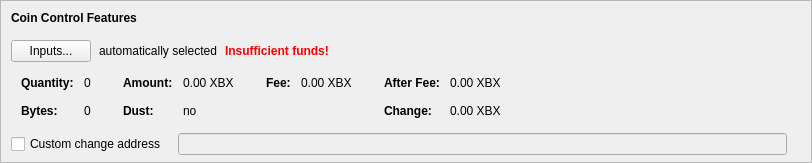
    <widget class="QFrame" name="frameCoinControl">
     <property name="sizePolicy">
      <sizepolicy hsizetype="Expanding" vsizetype="Expanding">
       <horstretch>0</horstretch>
       <verstretch>0</verstretch>
      </sizepolicy>
     </property>
     <property name="maximumSize">
      <size>
       <width>16777215</width>
       <height>16777215</height>
      </size>
     </property>
     <property name="frameShape">
      <enum>QFrame::StyledPanel</enum>
     </property>
     <property name="frameShadow">
      <enum>QFrame::Sunken</enum>
     </property>
     <layout class="QVBoxLayout" name="verticalLayoutCoinControl2">
      <property name="spacing">
       <number>0</number>
      </property>
      <property name="leftMargin">
       <number>0</number>
      </property>
      <property name="topMargin">
       <number>0</number>
      </property>
      <property name="rightMargin">
       <number>0</number>
      </property>
      <property name="bottomMargin">
       <number>6</number>
      </property>
      <item>
       <layout class="QVBoxLayout" name="verticalLayoutCoinControl" stretch="0,0,0,0,1">
        <property name="spacing">
         <number>0</number>
        </property>
        <property name="leftMargin">
         <number>10</number>
        </property>
        <property name="topMargin">
         <number>10</number>
        </property>
        <item>
         <layout class="QHBoxLayout" name="horizontalLayoutCoinControl1">
          <property name="bottomMargin">
           <number>15</number>
          </property>
          <item>
           <widget class="QLabel" name="labelCoinControlFeatures">
            <property name="sizePolicy">
             <sizepolicy hsizetype="Preferred" vsizetype="Maximum">
              <horstretch>0</horstretch>
              <verstretch>0</verstretch>
             </sizepolicy>
            </property>
            <property name="font">
             <font>
              <weight>75</weight>
              <bold>true</bold>
             </font>
            </property>
            <property name="styleSheet">
             <string notr="true">font-weight:bold;</string>
            </property>
            <property name="text">
             <string>Coin Control Features</string>
            </property>
           </widget>
          </item>
         </layout>
        </item>
        <item>
         <layout class="QHBoxLayout" name="horizontalLayoutCoinControl2" stretch="0,0,0,0">
          <property name="spacing">
           <number>8</number>
          </property>
          <property name="bottomMargin">
           <number>10</number>
          </property>
          <item>
           <widget class="QPushButton" name="pushButtonCoinControl">
            <property name="styleSheet">
             <string notr="true"/>
            </property>
            <property name="text">
             <string>Inputs...</string>
            </property>
            <property name="autoDefault">
             <bool>false</bool>
            </property>
           </widget>
          </item>
          <item>
           <widget class="QLabel" name="labelCoinControlAutomaticallySelected">
            <property name="text">
             <string>automatically selected</string>
            </property>
            <property name="margin">
             <number>5</number>
            </property>
           </widget>
          </item>
          <item>
           <widget class="QLabel" name="labelCoinControlInsuffFunds">
            <property name="font">
             <font>
              <weight>75</weight>
              <bold>true</bold>
             </font>
            </property>
            <property name="styleSheet">
             <string notr="true">color:red;font-weight:bold;</string>
            </property>
            <property name="text">
             <string>Insufficient funds!</string>
            </property>
            <property name="margin">
             <number>5</number>
            </property>
           </widget>
          </item>
          <item>
           <spacer name="horizontalSpacerCoinControl">
            <property name="orientation">
             <enum>Qt::Horizontal</enum>
            </property>
            <property name="sizeHint" stdset="0">
             <size>
              <width>40</width>
              <height>1</height>
             </size>
            </property>
           </spacer>
          </item>
         </layout>
        </item>
        <item>
         <widget class="QWidget" name="widgetCoinControl" native="true">
          <property name="sizePolicy">
           <sizepolicy hsizetype="Preferred" vsizetype="Preferred">
            <horstretch>0</horstretch>
            <verstretch>0</verstretch>
           </sizepolicy>
          </property>
          <property name="minimumSize">
           <size>
            <width>0</width>
            <height>0</height>
           </size>
          </property>
          <property name="styleSheet">
           <string notr="true"/>
          </property>
          <layout class="QHBoxLayout" name="horizontalLayoutCoinControl5">
           <property name="leftMargin">
            <number>0</number>
           </property>
           <property name="topMargin">
            <number>0</number>
           </property>
           <property name="rightMargin">
            <number>0</number>
           </property>
           <property name="bottomMargin">
            <number>0</number>
           </property>
           <item>
            <layout class="QHBoxLayout" name="horizontalLayoutCoinControl3" stretch="0,0,0,1">
             <property name="spacing">
              <number>20</number>
             </property>
             <property name="topMargin">
              <number>0</number>
             </property>
             <property name="bottomMargin">
              <number>10</number>
             </property>
             <item>
              <layout class="QFormLayout" name="formLayoutCoinControl1">
               <property name="horizontalSpacing">
                <number>10</number>
               </property>
               <property name="verticalSpacing">
                <number>14</number>
               </property>
               <property name="leftMargin">
                <number>10</number>
               </property>
               <property name="topMargin">
                <number>4</number>
               </property>
               <property name="rightMargin">
                <number>6</number>
               </property>
               <item row="0" column="0">
                <widget class="QLabel" name="labelCoinControlQuantityText">
                 <property name="font">
                  <font>
                   <weight>75</weight>
                   <bold>true</bold>
                  </font>
                 </property>
                 <property name="text">
                  <string>Quantity:</string>
                 </property>
                 <property name="margin">
                  <number>0</number>
                 </property>
                </widget>
               </item>
               <item row="0" column="1">
                <widget class="QLabel" name="labelCoinControlQuantity">
                 <property name="cursor">
                  <cursorShape>IBeamCursor</cursorShape>
                 </property>
                 <property name="contextMenuPolicy">
                  <enum>Qt::ActionsContextMenu</enum>
                 </property>
                 <property name="text">
                  <string notr="true">0</string>
                 </property>
                 <property name="margin">
                  <number>0</number>
                 </property>
                 <property name="textInteractionFlags">
                  <set>Qt::LinksAccessibleByMouse|Qt::TextSelectableByKeyboard|Qt::TextSelectableByMouse</set>
                 </property>
                </widget>
               </item>
               <item row="1" column="0">
                <widget class="QLabel" name="labelCoinControlBytesText">
                 <property name="font">
                  <font>
                   <weight>75</weight>
                   <bold>true</bold>
                  </font>
                 </property>
                 <property name="text">
                  <string>Bytes:</string>
                 </property>
                </widget>
               </item>
               <item row="1" column="1">
                <widget class="QLabel" name="labelCoinControlBytes">
                 <property name="cursor">
                  <cursorShape>IBeamCursor</cursorShape>
                 </property>
                 <property name="contextMenuPolicy">
                  <enum>Qt::ActionsContextMenu</enum>
                 </property>
                 <property name="text">
                  <string notr="true">0</string>
                 </property>
                 <property name="textInteractionFlags">
                  <set>Qt::LinksAccessibleByMouse|Qt::TextSelectableByKeyboard|Qt::TextSelectableByMouse</set>
                 </property>
                </widget>
               </item>
              </layout>
             </item>
             <item>
              <layout class="QFormLayout" name="formLayoutCoinControl2">
               <property name="horizontalSpacing">
                <number>10</number>
               </property>
               <property name="verticalSpacing">
                <number>14</number>
               </property>
               <property name="leftMargin">
                <number>6</number>
               </property>
               <property name="topMargin">
                <number>4</number>
               </property>
               <property name="rightMargin">
                <number>6</number>
               </property>
               <item row="0" column="0">
                <widget class="QLabel" name="labelCoinControlAmountText">
                 <property name="font">
                  <font>
                   <weight>75</weight>
                   <bold>true</bold>
                  </font>
                 </property>
                 <property name="text">
                  <string>Amount:</string>
                 </property>
                 <property name="margin">
                  <number>0</number>
                 </property>
                </widget>
               </item>
               <item row="0" column="1">
                <widget class="QLabel" name="labelCoinControlAmount">
                 <property name="cursor">
                  <cursorShape>IBeamCursor</cursorShape>
                 </property>
                 <property name="contextMenuPolicy">
                  <enum>Qt::ActionsContextMenu</enum>
                 </property>
                 <property name="text">
                  <string notr="true">0.00 XBX</string>
                 </property>
                 <property name="textInteractionFlags">
                  <set>Qt::LinksAccessibleByMouse|Qt::TextSelectableByKeyboard|Qt::TextSelectableByMouse</set>
                 </property>
                </widget>
               </item>
               <item row="1" column="0">
                <widget class="QLabel" name="labelCoinControlLowOutputText">
                 <property name="font">
                  <font>
                   <weight>75</weight>
                   <bold>true</bold>
                  </font>
                 </property>
                 <property name="text">
                  <string>Dust:</string>
                 </property>
                </widget>
               </item>
               <item row="1" column="1">
                <widget class="QLabel" name="labelCoinControlLowOutput">
                 <property name="cursor">
                  <cursorShape>IBeamCursor</cursorShape>
                 </property>
                 <property name="contextMenuPolicy">
                  <enum>Qt::ActionsContextMenu</enum>
                 </property>
                 <property name="text">
                  <string notr="true">no</string>
                 </property>
                 <property name="textInteractionFlags">
                  <set>Qt::LinksAccessibleByMouse|Qt::TextSelectableByKeyboard|Qt::TextSelectableByMouse</set>
                 </property>
                </widget>
               </item>
              </layout>
             </item>
             <item>
              <layout class="QFormLayout" name="formLayoutCoinControl3">
               <property name="horizontalSpacing">
                <number>10</number>
               </property>
               <property name="verticalSpacing">
                <number>14</number>
               </property>
               <property name="leftMargin">
                <number>6</number>
               </property>
               <property name="topMargin">
                <number>4</number>
               </property>
               <property name="rightMargin">
                <number>6</number>
               </property>
               <item row="0" column="0">
                <widget class="QLabel" name="labelCoinControlFeeText">
                 <property name="font">
                  <font>
                   <weight>75</weight>
                   <bold>true</bold>
                  </font>
                 </property>
                 <property name="text">
                  <string>Fee:</string>
                 </property>
                 <property name="margin">
                  <number>0</number>
                 </property>
                </widget>
               </item>
               <item row="0" column="1">
                <widget class="QLabel" name="labelCoinControlFee">
                 <property name="cursor">
                  <cursorShape>IBeamCursor</cursorShape>
                 </property>
                 <property name="contextMenuPolicy">
                  <enum>Qt::ActionsContextMenu</enum>
                 </property>
                 <property name="text">
                  <string notr="true">0.00 XBX</string>
                 </property>
                 <property name="textInteractionFlags">
                  <set>Qt::LinksAccessibleByMouse|Qt::TextSelectableByKeyboard|Qt::TextSelectableByMouse</set>
                 </property>
                </widget>
               </item>
              </layout>
             </item>
             <item>
              <layout class="QFormLayout" name="formLayoutCoinControl4">
               <property name="horizontalSpacing">
                <number>10</number>
               </property>
               <property name="verticalSpacing">
                <number>14</number>
               </property>
               <property name="leftMargin">
                <number>6</number>
               </property>
               <property name="topMargin">
                <number>4</number>
               </property>
               <property name="rightMargin">
                <number>6</number>
               </property>
               <item row="0" column="0">
                <widget class="QLabel" name="labelCoinControlAfterFeeText">
                 <property name="font">
                  <font>
                   <weight>75</weight>
                   <bold>true</bold>
                  </font>
                 </property>
                 <property name="text">
                  <string>After Fee:</string>
                 </property>
                 <property name="margin">
                  <number>0</number>
                 </property>
                </widget>
               </item>
               <item row="0" column="1">
                <widget class="QLabel" name="labelCoinControlAfterFee">
                 <property name="cursor">
                  <cursorShape>IBeamCursor</cursorShape>
                 </property>
                 <property name="contextMenuPolicy">
                  <enum>Qt::ActionsContextMenu</enum>
                 </property>
                 <property name="text">
                  <string notr="true">0.00 XBX</string>
                 </property>
                 <property name="textInteractionFlags">
                  <set>Qt::LinksAccessibleByMouse|Qt::TextSelectableByKeyboard|Qt::TextSelectableByMouse</set>
                 </property>
                </widget>
               </item>
               <item row="1" column="0">
                <widget class="QLabel" name="labelCoinControlChangeText">
                 <property name="font">
                  <font>
                   <weight>75</weight>
                   <bold>true</bold>
                  </font>
                 </property>
                 <property name="text">
                  <string>Change:</string>
                 </property>
                </widget>
               </item>
               <item row="1" column="1">
                <widget class="QLabel" name="labelCoinControlChange">
                 <property name="cursor">
                  <cursorShape>IBeamCursor</cursorShape>
                 </property>
                 <property name="contextMenuPolicy">
                  <enum>Qt::ActionsContextMenu</enum>
                 </property>
                 <property name="text">
                  <string notr="true">0.00 XBX</string>
                 </property>
                 <property name="textInteractionFlags">
                  <set>Qt::LinksAccessibleByMouse|Qt::TextSelectableByKeyboard|Qt::TextSelectableByMouse</set>
                 </property>
                </widget>
               </item>
              </layout>
             </item>
            </layout>
           </item>
          </layout>
         </widget>
        </item>
        <item>
         <layout class="QHBoxLayout" name="horizontalLayoutCoinControl4" stretch="0,0,0">
          <property name="spacing">
           <number>12</number>
          </property>
          <property name="sizeConstraint">
           <enum>QLayout::SetDefaultConstraint</enum>
          </property>
          <property name="topMargin">
           <number>5</number>
          </property>
          <property name="rightMargin">
           <number>5</number>
          </property>
          <item>
           <widget class="QCheckBox" name="checkBoxCoinControlChange">
            <property name="toolTip">
             <string>If this is activated, but the change address is empty or invalid, change will be sent to a newly generated address.</string>
            </property>
            <property name="text">
             <string>Custom change address</string>
            </property>
           </widget>
          </item>
          <item>
           <widget class="QValidatedLineEdit" name="lineEditCoinControlChange">
            <property name="enabled">
             <bool>false</bool>
            </property>
            <property name="sizePolicy">
             <sizepolicy hsizetype="Expanding" vsizetype="Fixed">
              <horstretch>0</horstretch>
              <verstretch>0</verstretch>
             </sizepolicy>
            </property>
           </widget>
          </item>
          <item>
           <widget class="QLabel" name="labelCoinControlChangeLabel">
            <property name="sizePolicy">
             <sizepolicy hsizetype="Preferred" vsizetype="Expanding">
              <horstretch>0</horstretch>
              <verstretch>0</verstretch>
             </sizepolicy>
            </property>
            <property name="minimumSize">
             <size>
              <width>0</width>
              <height>0</height>
             </size>
            </property>
            <property name="text">
             <string/>
            </property>
            <property name="margin">
             <number>3</number>
            </property>
           </widget>
          </item>
         </layout>
        </item>
        <item>
         <spacer name="verticalSpacerCoinControl">
          <property name="orientation">
           <enum>Qt::Vertical</enum>
          </property>
          <property name="sizeHint" stdset="0">
           <size>
            <width>800</width>
            <height>1</height>
           </size>
          </property>
         </spacer>
        </item>
       </layout>
      </item>
     </layout>
    </widget>
